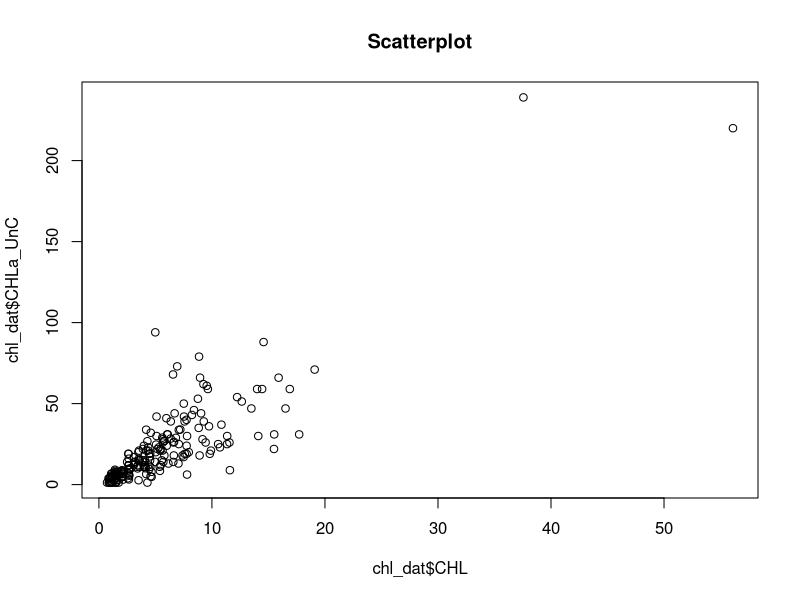
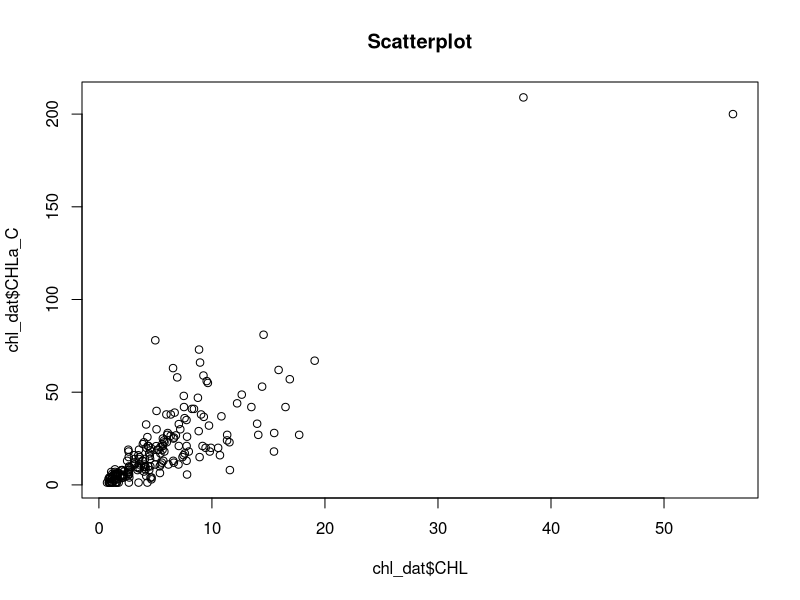
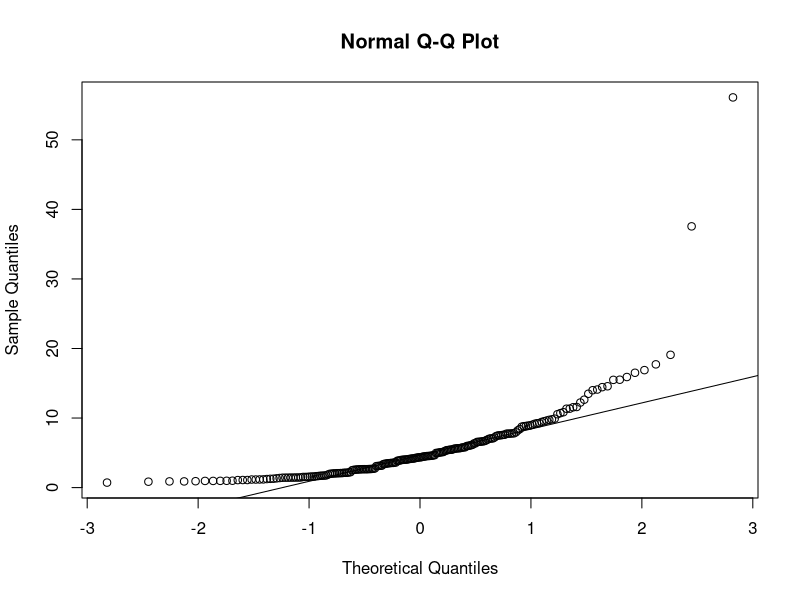
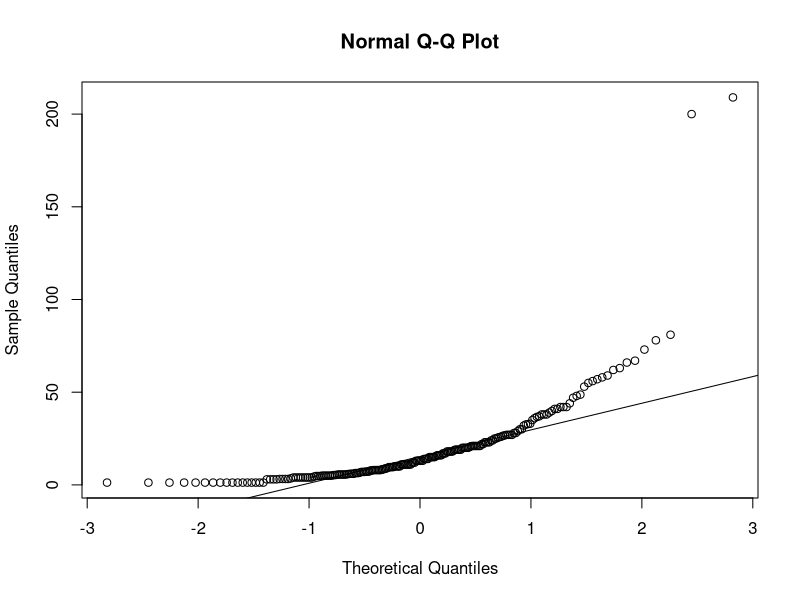
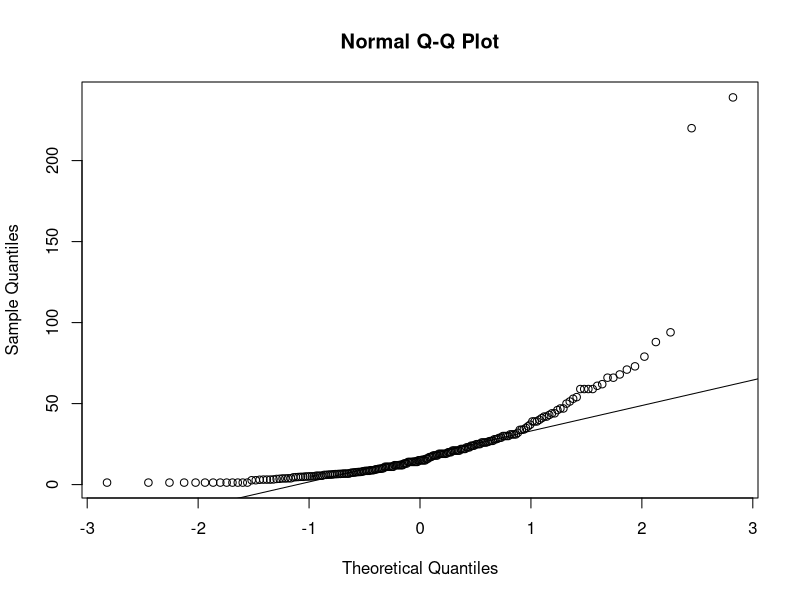

These figures' R source, in order:
##Loading Chl data from Rproj 
chl_dat <- read.csv(here::here("data", "guana_chl.csv"))

View(chl_dat)

#Scatter plot of relationship between Uncorrected Extracted CHLa and In situ CHLa 
plot(x = chl_dat$CHL, y = chl_dat$CHLa_UnC, main = "Scatterplot")

#Scatter plot of relationship between corrected extracted CHLa and in situ CHLa
plot(x = chl_dat$CHL, y = chl_dat$CHLa_C, main = "Scatterplot")

#normality tests
qqnorm(chl_dat$CHL)
qqline(chl_dat$CHL)

qqnorm(chl_dat$CHLa_C)
qqline(chl_dat$CHLa_C)

qqnorm(chl_dat$CHLa_UnC)
qqline(chl_dat$CHLa_UnC)
#Definitely not normal 

#Testing skewness
parameters::skewness(chl_dat$CHLa_UnC)
